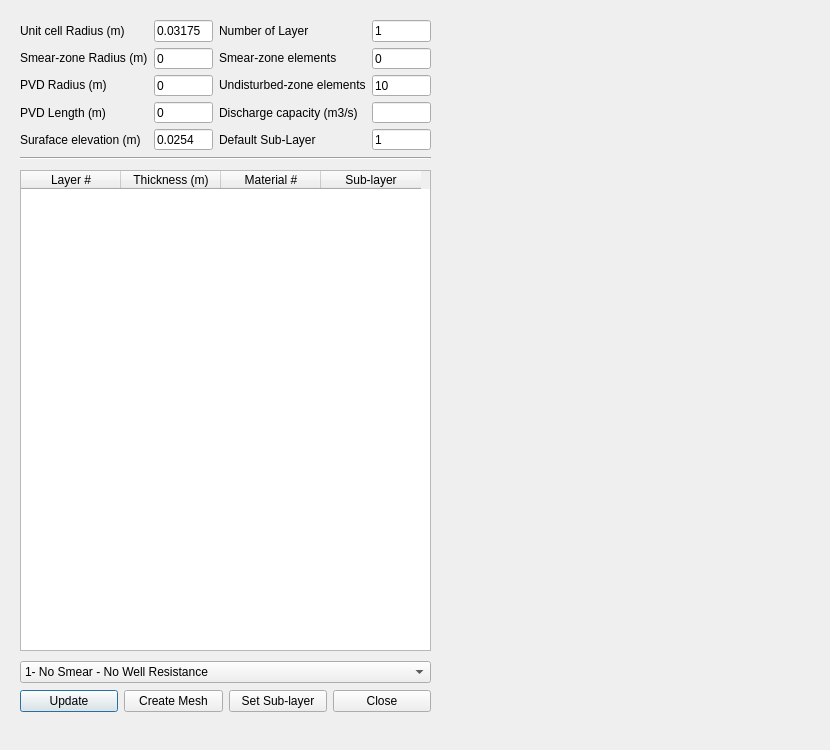
<?xml version="1.0" encoding="UTF-8"?>
<ui version="4.0">
 <class>Geometry</class>
 <widget class="QDialog" name="Geometry">
  <property name="geometry">
   <rect>
    <x>0</x>
    <y>0</y>
    <width>830</width>
    <height>750</height>
   </rect>
  </property>
  <property name="sizePolicy">
   <sizepolicy hsizetype="Preferred" vsizetype="Preferred">
    <horstretch>0</horstretch>
    <verstretch>0</verstretch>
   </sizepolicy>
  </property>
  <property name="minimumSize">
   <size>
    <width>830</width>
    <height>750</height>
   </size>
  </property>
  <property name="maximumSize">
   <size>
    <width>830</width>
    <height>750</height>
   </size>
  </property>
  <property name="windowTitle">
   <string>Create Mesh</string>
  </property>
  <widget class="QTableWidget" name="inforTable">
   <property name="geometry">
    <rect>
     <x>20</x>
     <y>170</y>
     <width>411</width>
     <height>481</height>
    </rect>
   </property>
   <column>
    <property name="text">
     <string>Layer #</string>
    </property>
   </column>
   <column>
    <property name="text">
     <string>Thickness (m)</string>
    </property>
   </column>
   <column>
    <property name="text">
     <string>Material #</string>
    </property>
   </column>
   <column>
    <property name="text">
     <string>Sub-layer</string>
    </property>
   </column>
  </widget>
  <widget class="Line" name="line">
   <property name="geometry">
    <rect>
     <x>20</x>
     <y>150</y>
     <width>411</width>
     <height>16</height>
    </rect>
   </property>
   <property name="orientation">
    <enum>Qt::Horizontal</enum>
   </property>
  </widget>
  <widget class="QLabel" name="label_5">
   <property name="geometry">
    <rect>
     <x>440</x>
     <y>10</y>
     <width>381</width>
     <height>481</height>
    </rect>
   </property>
   <property name="text">
    <string/>
   </property>
   <property name="pixmap">
    <pixmap resource="resources.qrc">:/imgs/geometry.png</pixmap>
   </property>
  </widget>
  <widget class="QWidget" name="layoutWidget">
   <property name="geometry">
    <rect>
     <x>20</x>
     <y>660</y>
     <width>411</width>
     <height>55</height>
    </rect>
   </property>
   <layout class="QVBoxLayout" name="verticalLayout_5">
    <item>
     <widget class="QComboBox" name="analysisBox">
      <item>
       <property name="text">
        <string>1- No Smear - No Well Resistance</string>
       </property>
      </item>
      <item>
       <property name="text">
        <string>2- No Smear - Well Resistance</string>
       </property>
      </item>
      <item>
       <property name="text">
        <string>3- Smear - No Well Resistance</string>
       </property>
      </item>
      <item>
       <property name="text">
        <string>4- Smear - Well Resistance </string>
       </property>
      </item>
     </widget>
    </item>
    <item>
     <layout class="QHBoxLayout" name="horizontalLayout_3">
      <item>
       <widget class="QPushButton" name="updateButton">
        <property name="text">
         <string>Update</string>
        </property>
       </widget>
      </item>
      <item>
       <widget class="QPushButton" name="meshButton">
        <property name="text">
         <string>Create Mesh</string>
        </property>
       </widget>
      </item>
      <item>
       <widget class="QPushButton" name="setSubLayer">
        <property name="text">
         <string>Set Sub-layer</string>
        </property>
       </widget>
      </item>
      <item>
       <widget class="QPushButton" name="replotButton">
        <property name="text">
         <string>Close</string>
        </property>
       </widget>
      </item>
     </layout>
    </item>
   </layout>
  </widget>
  <widget class="QWidget" name="layoutWidget">
   <property name="geometry">
    <rect>
     <x>20</x>
     <y>20</y>
     <width>411</width>
     <height>130</height>
    </rect>
   </property>
   <layout class="QHBoxLayout" name="horizontalLayout_4">
    <item>
     <layout class="QHBoxLayout" name="horizontalLayout_2">
      <item>
       <layout class="QVBoxLayout" name="verticalLayout_2">
        <item>
         <widget class="QLabel" name="label">
          <property name="text">
           <string>Unit cell Radius (m)</string>
          </property>
         </widget>
        </item>
        <item>
         <widget class="QLabel" name="label_2">
          <property name="text">
           <string>Smear-zone Radius (m)</string>
          </property>
         </widget>
        </item>
        <item>
         <widget class="QLabel" name="label_3">
          <property name="text">
           <string>PVD Radius (m)</string>
          </property>
         </widget>
        </item>
        <item>
         <widget class="QLabel" name="label_8">
          <property name="text">
           <string>PVD Length (m)</string>
          </property>
         </widget>
        </item>
        <item>
         <widget class="QLabel" name="label_7">
          <property name="text">
           <string>Suraface elevation (m)</string>
          </property>
         </widget>
        </item>
       </layout>
      </item>
      <item>
       <layout class="QVBoxLayout" name="verticalLayout">
        <item>
         <widget class="QLineEdit" name="reLine">
          <property name="text">
           <string>0.03175</string>
          </property>
         </widget>
        </item>
        <item>
         <widget class="QLineEdit" name="rsLine">
          <property name="text">
           <string>0</string>
          </property>
         </widget>
        </item>
        <item>
         <widget class="QLineEdit" name="rwLine">
          <property name="text">
           <string>0</string>
          </property>
         </widget>
        </item>
        <item>
         <widget class="QLineEdit" name="lengthLine">
          <property name="text">
           <string>0</string>
          </property>
         </widget>
        </item>
        <item>
         <widget class="QLineEdit" name="elevationLine">
          <property name="text">
           <string>0.0254</string>
          </property>
         </widget>
        </item>
       </layout>
      </item>
     </layout>
    </item>
    <item>
     <layout class="QHBoxLayout" name="horizontalLayout">
      <item>
       <layout class="QVBoxLayout" name="verticalLayout_4">
        <item>
         <widget class="QLabel" name="label_4">
          <property name="text">
           <string>Number of Layer</string>
          </property>
         </widget>
        </item>
        <item>
         <widget class="QLabel" name="label_6">
          <property name="text">
           <string>Smear-zone elements</string>
          </property>
         </widget>
        </item>
        <item>
         <widget class="QLabel" name="label_10">
          <property name="text">
           <string>Undisturbed-zone elements</string>
          </property>
         </widget>
        </item>
        <item>
         <widget class="QLabel" name="label_9">
          <property name="text">
           <string>Discharge capacity (m3/s)</string>
          </property>
         </widget>
        </item>
        <item>
         <widget class="QLabel" name="label_11">
          <property name="text">
           <string>Default Sub-Layer</string>
          </property>
         </widget>
        </item>
       </layout>
      </item>
      <item>
       <layout class="QVBoxLayout" name="verticalLayout_3">
        <item>
         <widget class="QLineEdit" name="layerLine">
          <property name="text">
           <string>1</string>
          </property>
         </widget>
        </item>
        <item>
         <widget class="QLineEdit" name="npsLine">
          <property name="text">
           <string>0</string>
          </property>
         </widget>
        </item>
        <item>
         <widget class="QLineEdit" name="nplLine">
          <property name="text">
           <string>10</string>
          </property>
         </widget>
        </item>
        <item>
         <widget class="QLineEdit" name="qwLine"/>
        </item>
        <item>
         <widget class="QLineEdit" name="subLayerLine">
          <property name="text">
           <string>1</string>
          </property>
         </widget>
        </item>
       </layout>
      </item>
     </layout>
    </item>
   </layout>
  </widget>
 </widget>
 <resources>
  <include location="resources.qrc"/>
 </resources>
 <connections/>
</ui>
